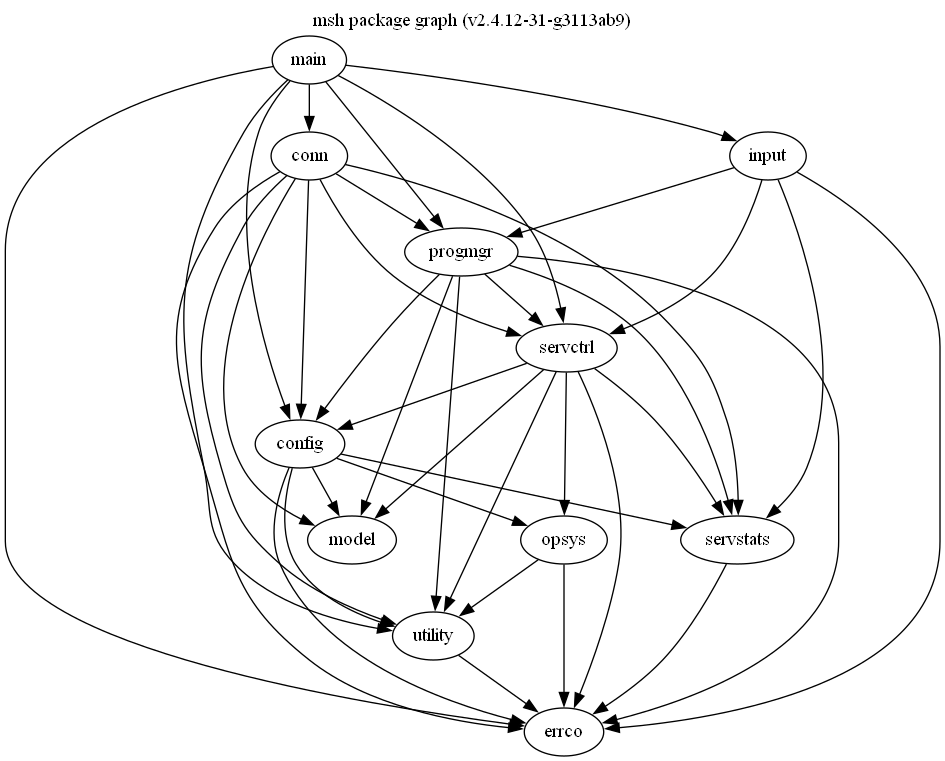

Write the Python code that produced this figure.
import os
import graphviz
import subprocess
import json

describe_tag = subprocess.check_output(["git", "describe", "--tags"]).decode("utf-8").strip()
title = "msh package graph (" + describe_tag + ")"

graph = graphviz.Digraph(comment=title)

graph.graph_attr["label"] = title
graph.graph_attr["labelloc"] = "t"	# title on top

visitedRoot = {}

def main():
	getImports("")
	print(json.dumps(visitedRoot, indent=2, sort_keys=True))

	graph.render(os.path.join(os.path.realpath(os.path.dirname(__file__)), "package-graph"), format="png", view=True, cleanup=True)

def getImports(rootAddr: str):
	# rootName:	errco
	# rootAddr:	msh/lib/errco
	rootName = rootAddr.replace("msh/lib/", "")
	if rootAddr == "":
		rootName = "main"
	
	print("analyzing:", rootName)

	packages_string = subprocess.check_output(["go", "list", "-f", "{{ .Imports }}", rootAddr]).decode("utf-8")
	packages = packages_string.replace("[", "").replace("]", "").split()
	packagesAddr = [e for e in packages if "msh" in e]

	graph.node(rootName)

	# initialize list of visited packages so that packages that
	# don't import others are included in the dict as an empty list
	if rootName not in visitedRoot:
		visitedRoot[rootName] = []
	
	for packageAddr in packagesAddr:
		if visited(packageAddr, rootName):
			continue

		packageName = packageAddr.replace("msh/lib/", "")
		graph.node(packageName)
		graph.edge(rootName, packageName)
		
		getImports(packageAddr)
		
		visitedRoot[rootName].append(packageAddr)
	
	# print(visitedRoot)

def visited(packageAddr, rootName):
	if not rootName in visitedRoot:
		return False
	
	if packageAddr not in visitedRoot[rootName]:
		return False
	
	return True

if __name__ == "__main__":
	main()
